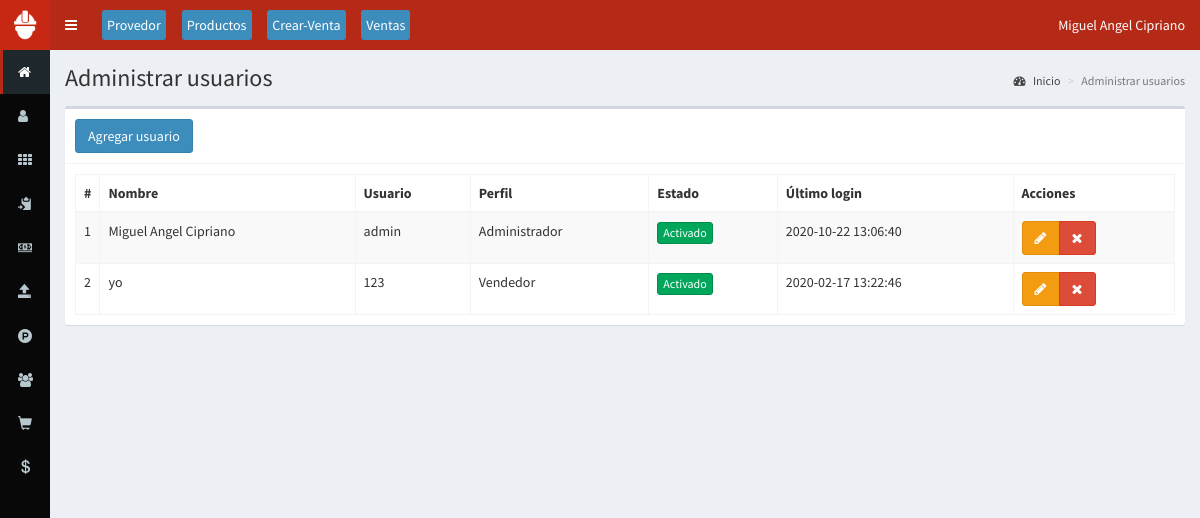
/usuarios (signed in), run on the app's committed database.
### tables this page shows
CREATE TABLE `usuarios` (
  `id` int(11) NOT NULL,
  `nombre` text NOT NULL,
  `usuario` text NOT NULL,
  `password` text NOT NULL,
  `perfil` text NOT NULL,
  `foto` text NOT NULL,
  `estado` int(11) NOT NULL,
  `ultimo_login` datetime NOT NULL,
  `fecha` timestamp NULL DEFAULT NULL
);

### controladores/plantilla.controlador.php (called while the page is built)
<?php
class ControladorPlantilla{
	static public function ctrPlantilla(){
		include "vistas/plantilla.php";
	}
}

### index.php (called while the page is built, shortened)
<?php
require_once "controladores/plantilla.controlador.php";
require_once "controladores/usuarios.controlador.php";
require_once "controladores/salida.controlador.php";
require_once "modelos/usuarios.modelo.php";
$plantilla = new ControladorPlantilla();
$plantilla -> ctrPlantilla();

### controladores/usuarios.controlador.php (called while the page is built, shortened)
<?php
class ControladorUsuarios{
	static public function ctrMostrarUsuarios($item, $valor){
		$tabla = "usuarios";
		$respuesta = ModeloUsuarios::mdlMostrarUsuarios($tabla, $item, $valor);
		return $respuesta;
	}
}

### modelos/conexion.php (called while the page is built)
<?php
class Conexion{
	static public function conectar(){
		$link = new PDO("mysql:host=localhost;dbname=ventas",
			            "root",
			            "");
		$link->exec("set names utf8");
		return $link;
	}
}

### modelos/usuarios.modelo.php (called while the page is built, shortened)
<?php
require_once "conexion.php";
class ModeloUsuarios{
	static public function mdlMostrarUsuarios($tabla, $item, $valor){
		if($item != null){
			$stmt = Conexion::conectar()->prepare("SELECT * FROM $tabla WHERE $item = :$item");
			$stmt -> bindParam(":".$item, $valor, PDO::PARAM_STR);
			$stmt -> execute();
			return $stmt -> fetch();
		}else{
			$stmt = Conexion::conectar()->prepare("SELECT * FROM $tabla");
			$stmt -> execute();
			return $stmt -> fetchAll();
		}
	}
}

### vistas/modulos/usuarios.php (the view, shortened to what this page needs)
<div class="content-wrapper">
  <section class="content-header">
    <h1>
      Administrar usuarios
    </h1>
    <ol class="breadcrumb">
      <li><a href="inicio"><i class="fa fa-dashboard"></i> Inicio</a></li>
      <li class="active">Administrar usuarios</li>
    </ol>
  </section>
  <section class="content">
    <div class="box">
      <div class="box-header with-border">
        <button class="btn btn-primary" data-toggle="modal" data-target="#modalAgregarUsuario">
          Agregar usuario
        </button>
      </div>
      <div class="box-body">
       <table class="table table-bordered table-striped dt-responsive tablas" width="100%">
        <thead>
         <tr>
           <th style="width:10px">#</th>
           <th>Nombre</th>
           <th>Usuario</th>
           <th>Perfil</th>
           <th>Estado</th>
           <th>Último login</th>
           <th>Acciones</th>
         </tr>
        </thead>
        <tbody>
        <?php
        $item = null;
        $valor = null;
        $usuarios = ControladorUsuarios::ctrMostrarUsuarios($item, $valor);
       foreach ($usuarios as $key => $value){
          echo ' <tr>
                  <td>'.($key+1).'</td>
                  <td>'.$value["nombre"].'</td>
                  <td>'.$value["usuario"].'</td>';
                  echo '<td>'.$value["perfil"].'</td>';
                  if($value["estado"] != 0){
                    echo '<td><button class="btn btn-success btn-xs btnActivar" idUsuario="'.$value["id"].'" estadoUsuario="0">Activado</button></td>';
                  }else{
                    echo '<td><button class="btn btn-danger btn-xs btnActivar" idUsuario="'.$value["id"].'" estadoUsuario="1">Desactivado</button></td>';
                  }
                  echo '<td>'.$value["ultimo_login"].'</td>
                  <td>
                    <div class="btn-group">
                      <button class="btn btn-warning btnEditarUsuario" idUsuario="'.$value["id"].'" data-toggle="modal" data-target="#modalEditarUsuario"><i class="fa fa-pencil"></i></button>
                      <button class="btn btn-danger btnEliminarUsuario" idUsuario="'.$value["id"].'" fotoUsuario="'.$value["foto"].'" usuario="'.$value["usuario"].'"><i class="fa fa-times"></i></button>
                    </div>
                  </td>
                </tr>';
        }
        ?>
        </tbody>
       </table>
      </div>
    </div>
  </section>
</div>

### vistas/plantilla.php (shortened to what this page needs)
<!DOCTYPE html>
<html>
<head>
  <link rel="stylesheet" href="vistas/bower_components/bootstrap/dist/css/bootstrap.min.css">
  <link rel="stylesheet" href="https://use.fontawesome.com/releases/v5.8.2/css/all.css">
  <link rel="stylesheet" href="vistas/bower_components/font-awesome/css/font-awesome.min.css">
  <link rel="stylesheet" href="vistas/bower_components/Ionicons/css/ionicons.min.css">
  <link rel="stylesheet" href="vistas/dist/css/AdminLTE.css">
  <link rel="stylesheet" href="vistas/dist/css/skins/_all-skins.min.css">
  <link rel="stylesheet" href="vistas/bower_components/datatables.net-bs/css/dataTables.bootstrap.min.css">
  <link rel="stylesheet" href="vistas/bower_components/datatables.net-bs/css/responsive.bootstrap.min.css">
  <link rel="stylesheet" href="vistas/plugins/iCheck/all.css">
  <link rel="stylesheet" href="vistas/bower_components/bootstrap-daterangepicker/daterangepicker.css">
  <link rel="stylesheet" href="vistas/bower_components/morris.js/morris.css">
  <link rel="stylesheet" href="vistas/css/estilos.css">
</head>
<body class="hold-transition skin-blue sidebar-collapse sidebar-mini login-page">
  <?php
  if(isset($_SESSION["iniciarSesion"]) && $_SESSION["iniciarSesion"] == "ok"){
   echo '<div class="wrapper">';
    include "modulos/cabezote.php";
    include "modulos/menu.php";
    if(isset($_GET["ruta"])){
      if($_GET["ruta"] == "inicio" ||
         $_GET["ruta"] == "usuarios" ||
         $_GET["ruta"] == "categorias"||
         $_GET["ruta"] == "provedores" ||
         $_GET["ruta"] == "salida" ||
         $_GET["ruta"] == "productos" ||
         $_GET["ruta"] == "prestamo" ||
         $_GET["ruta"] == "clientes" ||
         $_GET["ruta"] == "ventas" ||
         $_GET["ruta"] == "crear-venta" ||
         $_GET["ruta"] == "cotizaciones" ||
         $_GET["ruta"] == "crear-cotizacion" ||
         $_GET["ruta"] == "editar-cotizacion" ||
         $_GET["ruta"] == "editar-venta" ||
         $_GET["ruta"] == "reportes" ||
         $_GET["ruta"] == "salir"){
        include "modulos/".$_GET["ruta"].".php";
      }else{
        include "modulos/404.php";
      }
    }else{
      include "modulos/inicio.php";
    }
    echo '</div>';
  }else{
    include "modulos/login.php";
  }
  ?>
</body>
</html>

### vistas/modulos/cabezote.php (shortened to what this page needs)
<header class="main-header">
<a href="inicio" class="logo">
	<span class="logo-mini">
		<img src="vistas/img/plantilla/icono-blanco.png" class="img-responsive" style="padding:10px">
	</span>
</a>
<nav class="navbar navbar-static-top" role="navigation">
 	<a href="#" class="sidebar-toggle" data-toggle="push-menu" role="button">
     	</a>
	<a class=" menu-cabezote btn btn-primary"  href="provedores">Provedor</a>
	<a class=" menu-cabezote btn btn-primary" href="productos">Productos</a>
	<a class=" menu-cabezote btn btn-primary" href="crear-venta">Crear-Venta</a>
	<a class=" menu-cabezote btn btn-primary" href="ventas">Ventas</a>
	<div class="navbar-custom-menu">
		<ul class="nav navbar-nav">
			<li class="dropdown user user-menu">
				<a href="#" class="dropdown-toggle" data-toggle="dropdown">
					<span class="hidden-xs"><?php  echo $_SESSION["nombre"]; ?></span>
				</a>
			</li>
		</ul>
	</div>
</nav>
</header>

### vistas/modulos/menu.php (shortened to what this page needs)
<aside class="main-sidebar">
	 <section class="sidebar">
		<ul class="sidebar-menu">
		<?php
		if($_SESSION["perfil"] == "Administrador" || $_SESSION["perfil"] == "Vendedor"){
			echo  '<li class="active">
					<a href="inicio">
						<i class="fa fa-home"></i>
						<span>Inicio</span>
					</a>
				</li>';
		}
		if($_SESSION["perfil"] == "Administrador"){
			echo    '<li>
					<a href="usuarios">
						<i class="fa fa-user"></i>
						<span>Usuarios</span>
					</a>
				</li>
			<li>
				<a href="categorias">
					<i class="fa fa-th"></i>
					<span>Categorías</span>
				</a>
			</li>
			<li>
				<a href="provedores">
					<i class="glyphicon glyphicon-copy"></i>
					<span>Provedores</span>
				</a>
			</li>
			<li>
			<a href="salida">
				<i class="ion-cash"></i>
				<span>Salida</span>
			</a>
		</li>
		<li>
			<a href="prestamo">
				<i class="glyphicon glyphicon-open"></i>
				<span>Prestamos</span>
			</a>
		</li>
			<li>
				<a href="productos">
					<i class="fa fa-product-hunt"></i>
					<span>Productos</span>
				</a>
			</li>';
		}
		if($_SESSION["perfil"] == "Administrador" || $_SESSION["perfil"] == "Vendedor"){
		echo    '<li>
					<a href="clientes">
						<i class="fa fa-users"></i>
						<span>Clientes</span>
					</a>
				</li>';
		}
		if($_SESSION["perfil"] == "Administrador" || $_SESSION["perfil"] == "Vendedor"){
		echo  '<li class="treeview">
				<a href="#">
					<i class="glyphicon glyphicon-shopping-cart"></i>
					<span>Ventas</span>
					<span class="pull-right-container">
						<i class="fa fa-angle-left pull-right"></i>
					</span>
				</a>
				<ul class="treeview-menu">
					<li>
						<a href="ventas">
							<i class="fa fa-list-ul"></i>
							<span>Administrar ventas</span>
						</a>
					</li>
					<li>
						<a href="crear-venta">
							<i class="fas fa-cash-register"></i>
							<span>Crear venta</span>
						</a>
					</li>';
		echo    '</ul>
			</li>';
		}
		if($_SESSION["perfil"] == "Administrador" || $_SESSION["perfil"] == "Vendedor"){
		echo  '<li class="treeview">
				<a href="#">
					<i class="glyphicon glyphicon-usd"></i>
					<span>Cotizaciones</span>
					<span class="pull-right-container">
						<i class="fa fa-angle-left pull-right"></i>
					</span>
				</a>
				<ul class="treeview-menu">
					<li>
						<a href="crear-cotizacion">
							<i class="fas fa-clipboard"></i>
							<span>Crear Cotizacion</span>
						</a>
					</li>
					<li>
						<a href="cotizaciones">
							<i class="fa fa-list-ul"></i>
							<span>Cotizaciones</span>
						</a>
					</li>';
		echo    '</ul>
			</li>';
		}
		 ?>
		</ul>
	 </section>
</aside>

### vistas/css/estilos.css (style rules this page uses)
.skin-blue .main-header .logo { background-color: #b52917; }
.skin-blue .main-header .navbar { background-color: #b52917 ; }
.skin-blue .sidebar-menu>li.active>a { border-left-color:#b52917 !important; }
.main-sidebar { background-color: rgb(8, 8, 8) !important; }

### vistas/modulos/cabezote.php (style rules this page uses)
.menu-cabezote { padding: 5px !important; margin: 10px 3px 5px 10px ; border: 0px; }

### data on the page
usuarios: nombre "Miguel Angel Cipriano", usuario "admin", perfil "Administrador", ultimo_login "2020-10-22 13:06:40"
usuarios: nombre "yo", usuario "123", perfil "Vendedor", ultimo_login "2020-02-17 13:22:46"

### other printed values
$_SESSION["nombre"] "Miguel Angel Cipriano"
